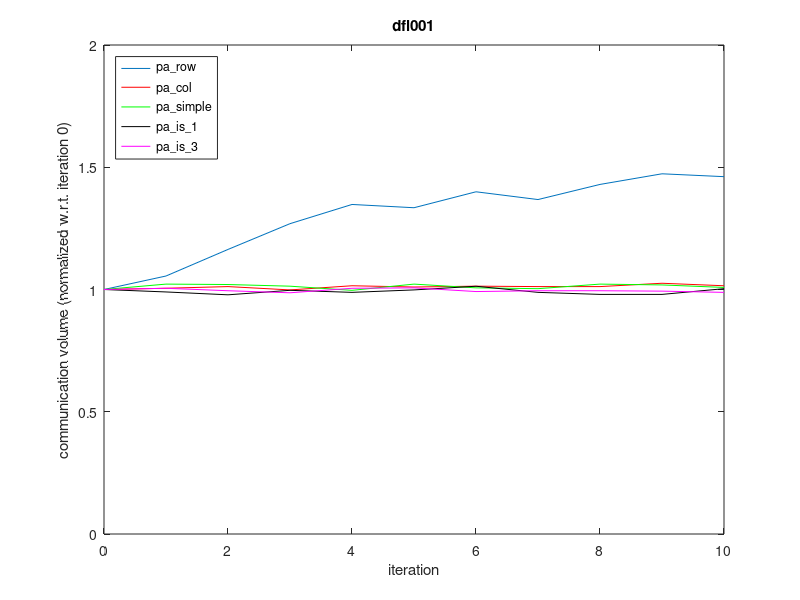
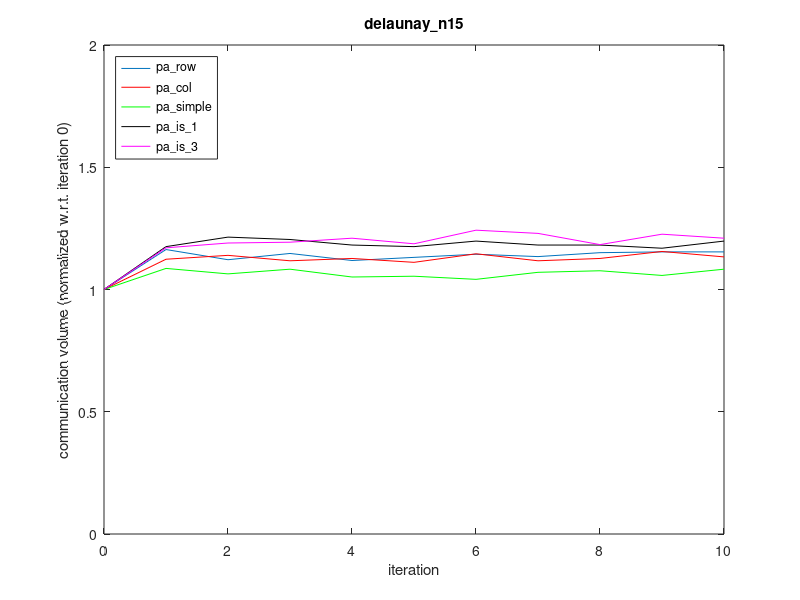
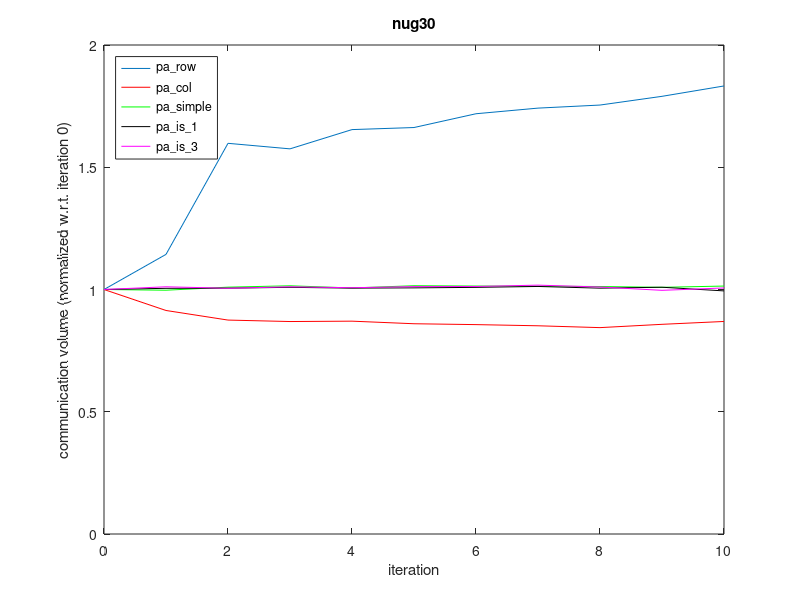
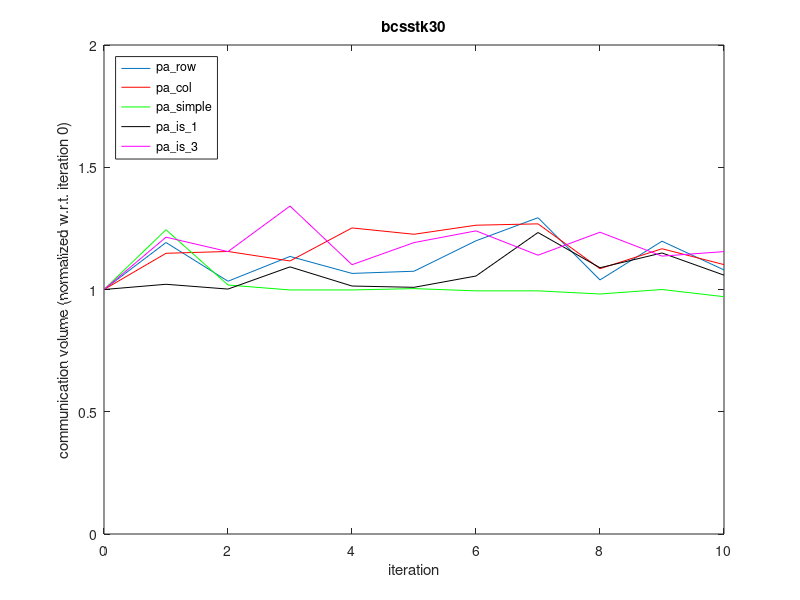

Here is the MATLAB script that generated these plots, in order:
clear all; close all;
figure(1);

A = dlmread('iter_dfl.txt');

plot(0:10,A(1,:)/A(1,1)); hold on;
plot(0:10,A(2,:)/A(2,1),'-r');
plot(0:10,A(3,:)/A(3,1),'-g');
plot(0:10,A(4,:)/A(4,1),'-k');
plot(0:10,A(5,:)/A(5,1),'-m');
axis([0 10 0 2]);
xlabel('iteration');
ylabel('communication volume (normalized w.r.t. iteration 0)');
title('dfl001');
legend('pa\_row','pa\_col','pa\_simple','pa\_is\_1','pa\_is\_3','Location','NorthWest');

figure(2);

A = dlmread('iter_delaunay.txt');
plot(0:10,A(1,:)/A(1,1)); hold on;
plot(0:10,A(2,:)/A(2,1),'-r');
plot(0:10,A(3,:)/A(3,1),'-g');
plot(0:10,A(4,:)/A(4,1),'-k');
plot(0:10,A(5,:)/A(5,1),'-m');
axis([0 10 0 2]);
xlabel('iteration');
ylabel('communication volume (normalized w.r.t. iteration 0)');
title('delaunay\_n15');
legend('pa\_row','pa\_col','pa\_simple','pa\_is\_1','pa\_is\_3','Location','NorthWest');

figure(3);

A = dlmread('iter_nug30.txt');

plot(0:10,A(1,:)/A(1,1)); hold on;
plot(0:10,A(2,:)/A(2,1),'-r');
plot(0:10,A(3,:)/A(3,1),'-g');
plot(0:10,A(4,:)/A(4,1),'-k');
plot(0:10,A(5,:)/A(5,1),'-m');
axis([0 10 0 2]);
xlabel('iteration');
ylabel('communication volume (normalized w.r.t. iteration 0)');
title('nug30');
legend('pa\_row','pa\_col','pa\_simple','pa\_is\_1','pa\_is\_3','Location','NorthWest');


figure(4);

A = dlmread('iter_bcs.txt');
plot(0:10,A(1,:)/A(1,1)); hold on;
plot(0:10,A(2,:)/A(2,1),'-r');
plot(0:10,A(3,:)/A(3,1),'-g');
plot(0:10,A(4,:)/A(4,1),'-k');
plot(0:10,A(5,:)/A(5,1),'-m');
axis([0 10 0 2]);
xlabel('iteration');
ylabel('communication volume (normalized w.r.t. iteration 0)');
title('bcsstk30');
legend('pa\_row','pa\_col','pa\_simple','pa\_is\_1','pa\_is\_3','Location','NorthWest');


figure(5);

A = dlmread('iter_tbdlinux.txt');

plot(0:10,A(1,:)/A(1,1)); hold on;
plot(0:10,A(2,:)/A(2,1),'-r');
plot(0:10,A(3,:)/A(3,1),'-g');
plot(0:10,A(4,:)/A(4,1),'-k');
plot(0:10,A(5,:)/A(5,1),'-m');
axis([0 10 0 2]);
xlabel('iteration');
ylabel('communication volume (normalized w.r.t. iteration 0)');
title('tbdlinux');
legend('pa\_row','pa\_col','pa\_simple','pa\_is\_1','pa\_is\_3','Location','NorthWest');

print(1,'-depsc','-r300','img/iter_dfl.eps');
print(2,'-depsc','-r300','img/iter_delaunay.eps');
print(3,'-depsc','-r300','img/iter_nug30.eps');
print(4,'-depsc','-r300','img/iter_bcs.eps');
print(5,'-depsc','-r300','img/iter_tbdlinux.eps');

